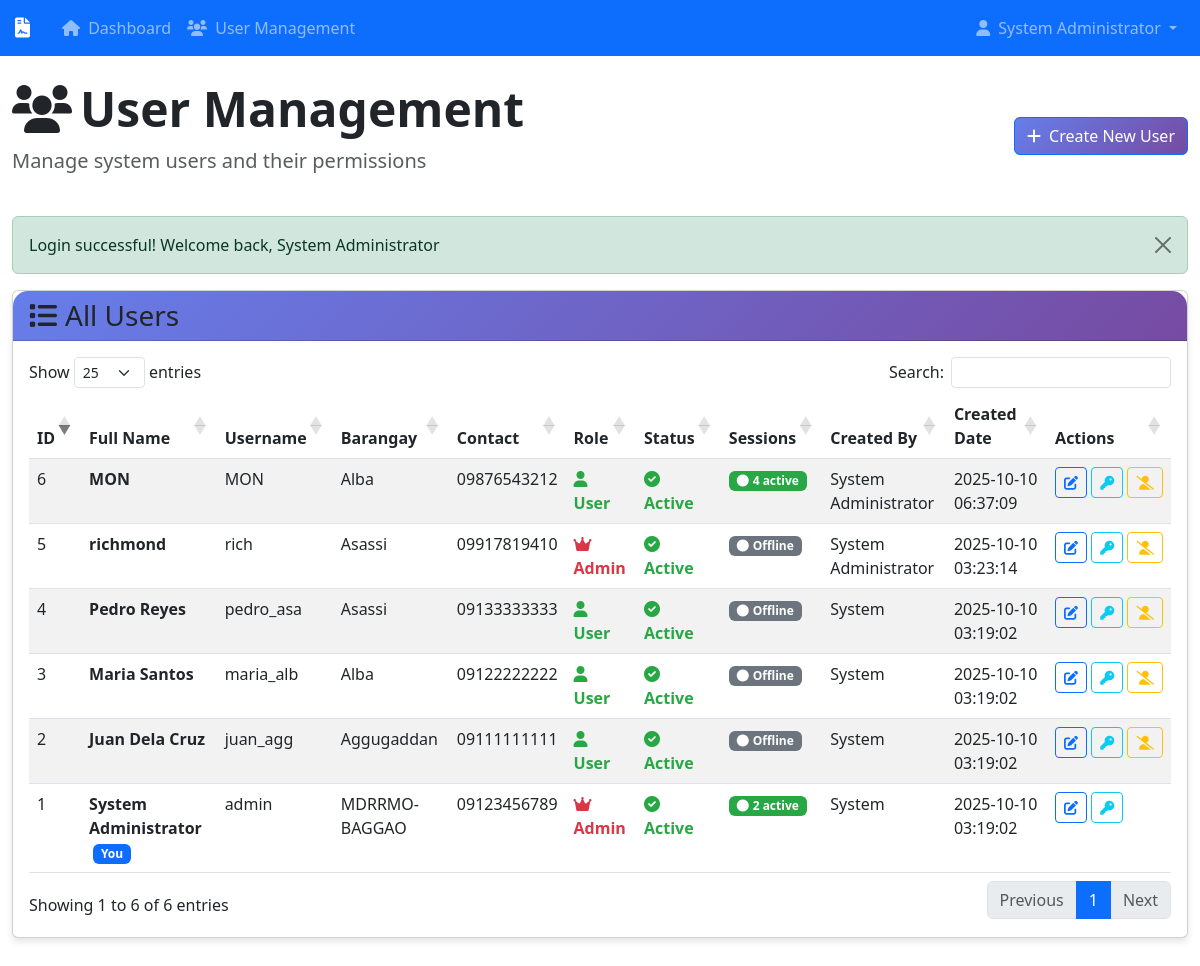
Page /public/user_management.php (signed in) on the committed database.
### tables this page shows
CREATE TABLE `users` (
  `id` int(11) NOT NULL,
  `full_name` varchar(100) NOT NULL,
  `barangay` varchar(100) NOT NULL,
  `contact_number` varchar(15) NOT NULL,
  `username` varchar(50) NOT NULL,
  `password` varchar(255) NOT NULL,
  `user_role` enum('user','admin') DEFAULT 'user',
  `is_active` tinyint(1) DEFAULT 1,
  `created_by` int(11) DEFAULT NULL,
  `created_at` timestamp NOT NULL DEFAULT current_timestamp(),
  `updated_at` timestamp NOT NULL DEFAULT current_timestamp() ON UPDATE current_timestamp()
);

### public/user_management.php (the view, shortened to what this page needs)
<?php
include '../includes/config.php';
include '../includes/functions.php';
$current_user_id = $_SESSION['user_id'];
$users_stmt = db_query("
    SELECT u.*,
           creator.full_name as created_by_name,
           (SELECT COUNT(*) FROM user_sessions us WHERE us.user_id = u.id AND us.is_active = TRUE) as active_sessions
    FROM users u
    LEFT JOIN users creator ON u.created_by = creator.id
    ORDER BY u.created_at DESC
");
$users = $users_stmt->fetchAll();
?>
<!DOCTYPE html>
<html lang="en">
<head>
    <link href="https://cdn.jsdelivr.net/npm/bootstrap@5.3.0/dist/css/bootstrap.min.css" rel="stylesheet">
    <link href="https://cdnjs.cloudflare.com/ajax/libs/font-awesome/6.0.0/css/all.min.css" rel="stylesheet">
    <link href="https://cdn.datatables.net/1.13.6/css/dataTables.bootstrap5.min.css" rel="stylesheet">
</head>
<body>
    <?php include '../includes/header.php'; ?>
    <div class="container-fluid mt-4">
        <div class="row">
            <div class="col-12">
                <div class="d-flex justify-content-between align-items-center mb-4">
                    <div>
                        <h1 class="display-5 fw-bold"><i class="fas fa-users me-2"></i>User Management</h1>
                        <p class="lead text-muted">Manage system users and their permissions</p>
                    </div>
                    <button class="btn btn-primary" data-bs-toggle="modal" data-bs-target="#createUserModal">
                        <i class="fas fa-plus me-2"></i>Create New User
                    </button>
                </div>
                <div class="card form-card">
                    <div class="card-header">
                        <h3 class="mb-0"><i class="fas fa-list me-2"></i>All Users</h3>
                    </div>
                    <div class="card-body">
                        <div class="table-responsive">
                            <table id="usersTable" class="table table-striped table-hover">
                                <thead>
                                    <tr>
                                        <th>ID</th>
                                        <th>Full Name</th>
                                        <th>Username</th>
                                        <th>Barangay</th>
                                        <th>Contact</th>
                                        <th>Role</th>
                                        <th>Status</th>
                                        <th>Sessions</th>
                                        <th>Created By</th>
                                        <th>Created Date</th>
                                        <th>Actions</th>
                                    </tr>
                                </thead>
                                <tbody>
                                    <?php foreach ($users as $user): ?>
                                    <tr class="<?= $user['active_sessions'] > 0 ? 'session-active' : '' ?>">
                                        <td><?= $user['id'] ?></td>
                                        <td>
                                            <strong><?= htmlspecialchars($user['full_name']) ?></strong>
                                            <?php if ($user['id'] == $current_user_id): ?>
                                                <span class="badge bg-primary ms-1">You</span>
                                            <?php endif; ?>
                                        </td>
                                        <td><?= htmlspecialchars($user['username']) ?></td>
                                        <td><?= htmlspecialchars($user['barangay']) ?></td>
                                        <td><?= htmlspecialchars($user['contact_number']) ?></td>
                                        <td>
                                            <span class="role-<?= $user['user_role'] ?>">
                                                <i class="fas fa-<?= $user['user_role'] === 'admin' ? 'crown' : 'user' ?> me-1"></i>
                                                <?= ucfirst($user['user_role']) ?>
                                            </span>
                                        </td>
                                        <td>
                                            <?php if ($user['is_active']): ?>
                                                <span class="status-active">
                                                    <i class="fas fa-check-circle me-1"></i>Active
                                                </span>
                                            <?php else: ?>
                                                <span class="status-inactive">
                                                    <i class="fas fa-times-circle me-1"></i>Inactive
                                                </span>
                                            <?php endif; ?>
                                        </td>
                                        <td>
                                            <?php if ($user['active_sessions'] > 0): ?>
                                                <span class="badge badge-online">
                                                    <i class="fas fa-circle me-1"></i><?= $user['active_sessions'] ?> active
                                                </span>
                                            <?php else: ?>
                                                <span class="badge badge-offline">
                                                    <i class="fas fa-circle me-1"></i>Offline
                                                </span>
                                            <?php endif; ?>
                                        </td>
                                        <td><?= htmlspecialchars($user['created_by_name'] ?? 'System') ?></td>
                                        <td><?= format_date($user['created_at']) ?></td>
                                        <td class="table-actions">
                                            <button class="btn btn-sm btn-outline-primary"
                                                    data-bs-toggle="modal"
                                                    data-bs-target="#editUserModal"
                                                    data-userid="<?= $user['id'] ?>"
                                                    data-fullname="<?= htmlspecialchars($user['full_name']) ?>"
                                                    data-username="<?= htmlspecialchars($user['username']) ?>"
                                                    data-barangay="<?= htmlspecialchars($user['barangay']) ?>"
                                                    data-contact="<?= htmlspecialchars($user['contact_number']) ?>"
                                                    data-role="<?= $user['user_role'] ?>">
                                                <i class="fas fa-edit" title="Edit User"></i>
                                            </button>
                                            <button class="btn btn-sm btn-outline-info"
                                                    data-bs-toggle="modal"
                                                    data-bs-target="#resetPasswordModal"
                                                    data-userid="<?= $user['id'] ?>"
                                                    data-username="<?= htmlspecialchars($user['username']) ?>">
                                                <i class="fas fa-key" title="Reset Password"></i>
                                            </button>
                                            <?php if ($user['id'] != $current_user_id): ?>
                                                <?php if ($user['is_active']): ?>
                                                    <form method="POST" style="display: inline;">
                                                        <button type="submit" class="btn btn-sm btn-outline-warning"
                                                                onclick="return confirm('Deactivate this user? This will log them out immediately.')"
                                                                title="Deactivate User">
                                                            <i class="fas fa-user-slash"></i>
                                                        </button>
                                                    </form>
                                                <?php endif; ?>
                                            <?php endif; ?>
                                        </td>
                                    </tr>
                                    <?php endforeach; ?>
                                </tbody>
                            </table>
                        </div>
                    </div>
                </div>
            </div>
        </div>
    </div>
</body>
</html>

### public/user_management.php (style rules this page uses)
.form-card { border: none; border-radius: 15px; box-shadow: 0 4px 6px rgba(0,0,0,0.1); margin-bottom: 2rem; }
.card-header { background: linear-gradient(135deg, #667eea 0%, #764ba2 100%); color: white; border-radius: 15px 15px 0 0 !important; padding: 1.5rem; }
.btn-primary { background: linear-gradient(135deg, #667eea 0%, #764ba2 100%); border: none; }
.status-active { color: #28a745; font-weight: bold; }
.role-admin { color: #dc3545; font-weight: bold; }
.role-user { color: #28a745; font-weight: bold; }
.table-actions { white-space: nowrap; }
.badge-online { background-color: #28a745; }
.badge-offline { background-color: #6c757d; }
.session-active { background-color: #d4edda; }

### includes/header.php (style rules this page uses)
* { margin: 0; padding: 0; box-sizing: border-box; }
body { margin: 0; padding: 0; overflow-x: hidden; }

### rows in the picture
users: id "6", full_name "MON", username "MON", barangay "Alba", contact_number "09876543212", user_role "User", is_active 1 (drawn), active_sessions "4", created_by.full_name "System Administrator", created_at "2025-10-10 06:37:09"
users: id "5", full_name "richmond", username "rich", barangay "Asassi", contact_number "09917819410", user_role "Admin", is_active 1 (drawn), shows "Offline", created_by.full_name "System Administrator", created_at "2025-10-10 03:23:14"
users: id "1", full_name "System Administrator", shows "You", username "admin", barangay "MDRRMO-BAGGAO", contact_number "09123456789", user_role "Admin", is_active 1 (drawn), active_sessions "2", created_by_name "System", created_at "2025-10-10 03:19:02"
users: id "2", full_name "Juan Dela Cruz", username "juan_agg", barangay "Aggugaddan", contact_number "09111111111", user_role "User", is_active 1 (drawn), shows "Offline", created_by_name "System", created_at "2025-10-10 03:19:02"
users: id "3", full_name "Maria Santos", username "maria_alb", barangay "Alba", contact_number "09122222222", user_role "User", is_active 1 (drawn), shows "Offline", created_by_name "System", created_at "2025-10-10 03:19:02"
users: id "4", full_name "Pedro Reyes", username "pedro_asa", barangay "Asassi", contact_number "09133333333", user_role "User", is_active 1 (drawn), shows "Offline", created_by_name "System", created_at "2025-10-10 03:19:02"

### other values in the picture
$_SESSION['full_name'] "System Administrator"
$message "Login successful! Welcome back, System Administrator"
